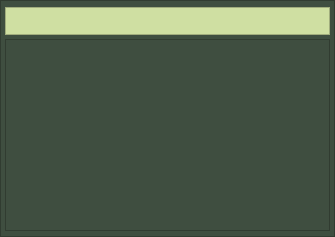
     <widget class="QFrame" name="frame_msg">
      <property name="minimumSize">
       <size>
        <width>335</width>
        <height>0</height>
       </size>
      </property>
      <property name="styleSheet">
       <string notr="true">QFrame {
background-color: rgb(63, 78, 64) ;
}</string>
      </property>
      <property name="frameShape">
       <enum>QFrame::StyledPanel</enum>
      </property>
      <property name="frameShadow">
       <enum>QFrame::Raised</enum>
      </property>
      <layout class="QGridLayout" name="gridLayout_8">
       <property name="leftMargin">
        <number>4</number>
       </property>
       <property name="topMargin">
        <number>6</number>
       </property>
       <property name="rightMargin">
        <number>4</number>
       </property>
       <property name="bottomMargin">
        <number>5</number>
       </property>
       <property name="spacing">
        <number>4</number>
       </property>
       <item row="0" column="0">
        <widget class="QFrame" name="frame_numLebel">
         <property name="maximumSize">
          <size>
           <width>16777215</width>
           <height>40</height>
          </size>
         </property>
         <property name="styleSheet">
          <string notr="true">QFrame {
background-color: rgb(207, 223, 162);
}</string>
         </property>
         <property name="frameShape">
          <enum>QFrame::StyledPanel</enum>
         </property>
         <property name="frameShadow">
          <enum>QFrame::Raised</enum>
         </property>
         <layout class="QGridLayout" name="gridLayout_10">
          <property name="leftMargin">
           <number>7</number>
          </property>
          <property name="topMargin">
           <number>0</number>
          </property>
          <property name="bottomMargin">
           <number>0</number>
          </property>
          <item row="0" column="0">
           <layout class="QHBoxLayout" name="horizontalLayout_4">
            <item>
             <spacer name="horizontalSpacer_6">
              <property name="orientation">
               <enum>Qt::Horizontal</enum>
              </property>
              <property name="sizeHint" stdset="0">
               <size>
                <width>40</width>
                <height>20</height>
               </size>
              </property>
             </spacer>
            </item>
            <item>
             <widget class="QLabel" name="whatsAppNumbers">
              <property name="font">
               <font>
                <family>B Nazanin</family>
                <pointsize>14</pointsize>
                <weight>75</weight>
                <bold>true</bold>
               </font>
              </property>
             </widget>
            </item>
            <item>
             <spacer name="horizontalSpacer_5">
              <property name="orientation">
               <enum>Qt::Horizontal</enum>
              </property>
              <property name="sizeHint" stdset="0">
               <size>
                <width>40</width>
                <height>20</height>
               </size>
              </property>
             </spacer>
            </item>
           </layout>
          </item>
         </layout>
        </widget>
       </item>
       <item row="1" column="0">
        <widget class="QTableView" name="tableview_numbers">
         <property name="enabled">
          <bool>true</bool>
         </property>
         <property name="font">
          <font>
           <pointsize>8</pointsize>
          </font>
         </property>
         <property name="layoutDirection">
          <enum>Qt::RightToLeft</enum>
         </property>
         <property name="styleSheet">
          <string notr="true">QTableView {
background-color: rgb(63, 78, 64) ;
color: rgb(0, 174, 255) ;
}</string>
         </property>
         <property name="autoScrollMargin">
          <number>16</number>
         </property>
        </widget>
       </item>
      </layout>
     </widget>
